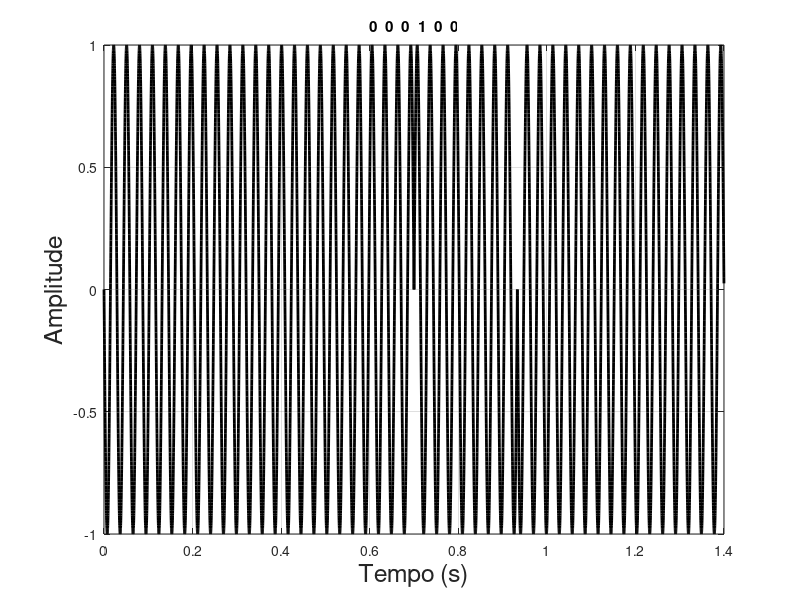
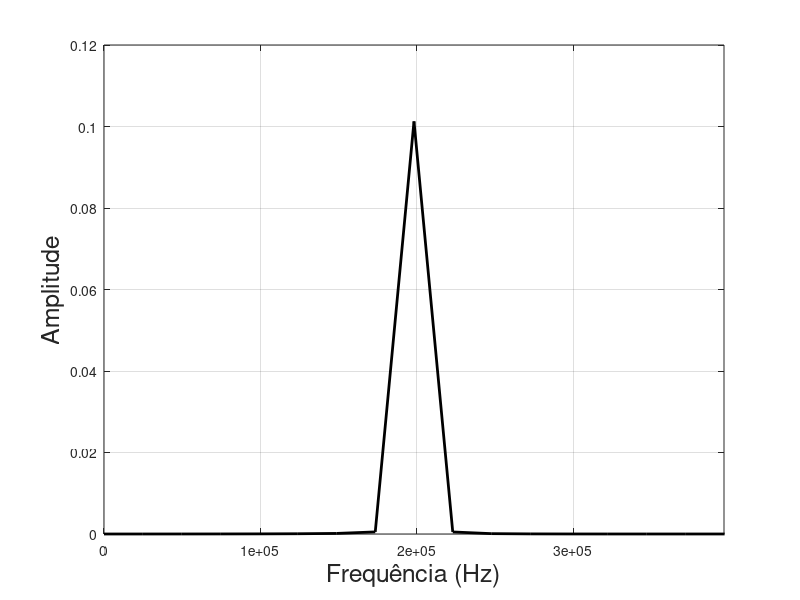
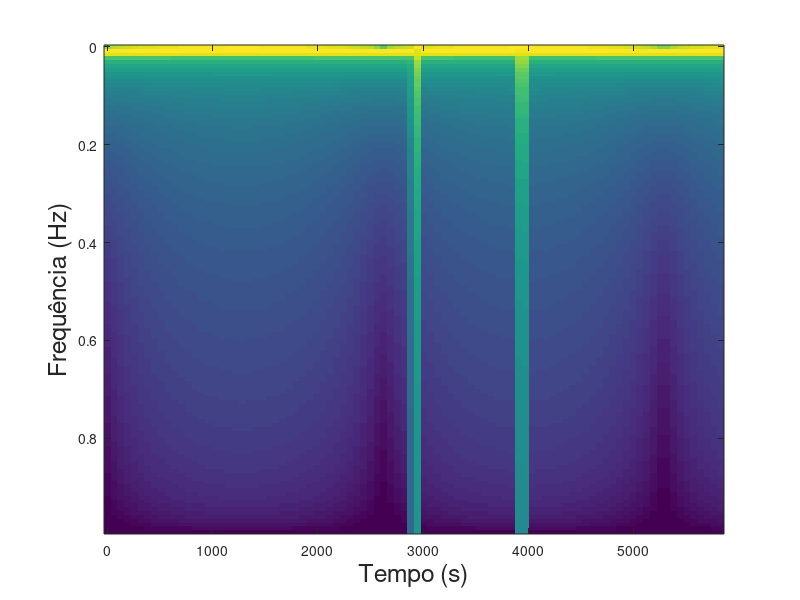

These figures' MATLAB source, in order:
% Fundamentos de Acústica Submarina 

clear all, close all

pkg load signal

tmin     = 0.0;
tmax     = 1.4;
amostragem = 10000;
nyquist = 5000;
dt       = 1.0/amostragem;
freq     = 40;
w        = 2*pi*freq; T = 1.0/freq;
duracao_bit  = 0.2;
t = [0:dt:duracao_bit-dt]; 
nbits    = fix(tmax/duracao_bit);
sr = rand( 1,nbits );
sequencia = round( rand(1,nbits) );
asequencia = num2str( sequencia );

um = sin( w*t );
s = [];

for i = 1:nbits
    if sequencia(i) == 1
      s = [s,um]; 
    else
      s = [s,-um];
    endif
endfor

t = linspace(0,tmax-dt,length(s));

[PSD,w] = periodogram(s,[],2018,amostragem); % periodograma
[themax,imax] = max( PSD );

frequencias = w*nyquist;

figure(1)
plot(t,s,'k','LineWidth',2)
grid on, box on
xlabel("Tempo (s)",'FontSize',18)
ylabel("Amplitude",'FontSize',18) 
title( asequencia )

figure(2)
plot(frequencias,PSD,'k','LineWidth',2)
xlim([0,2*frequencias(imax)])
grid on, box on
xlabel("Frequência (Hz)",'FontSize',18)
ylabel("Amplitude",'FontSize',18)

[S, f, t] = specgram(s);

figure(3)
imagesc(t, f, log(abs(S)));
xlabel("Tempo (s)",'FontSize',18)
ylabel("Frequência (Hz)",'FontSize',18)
